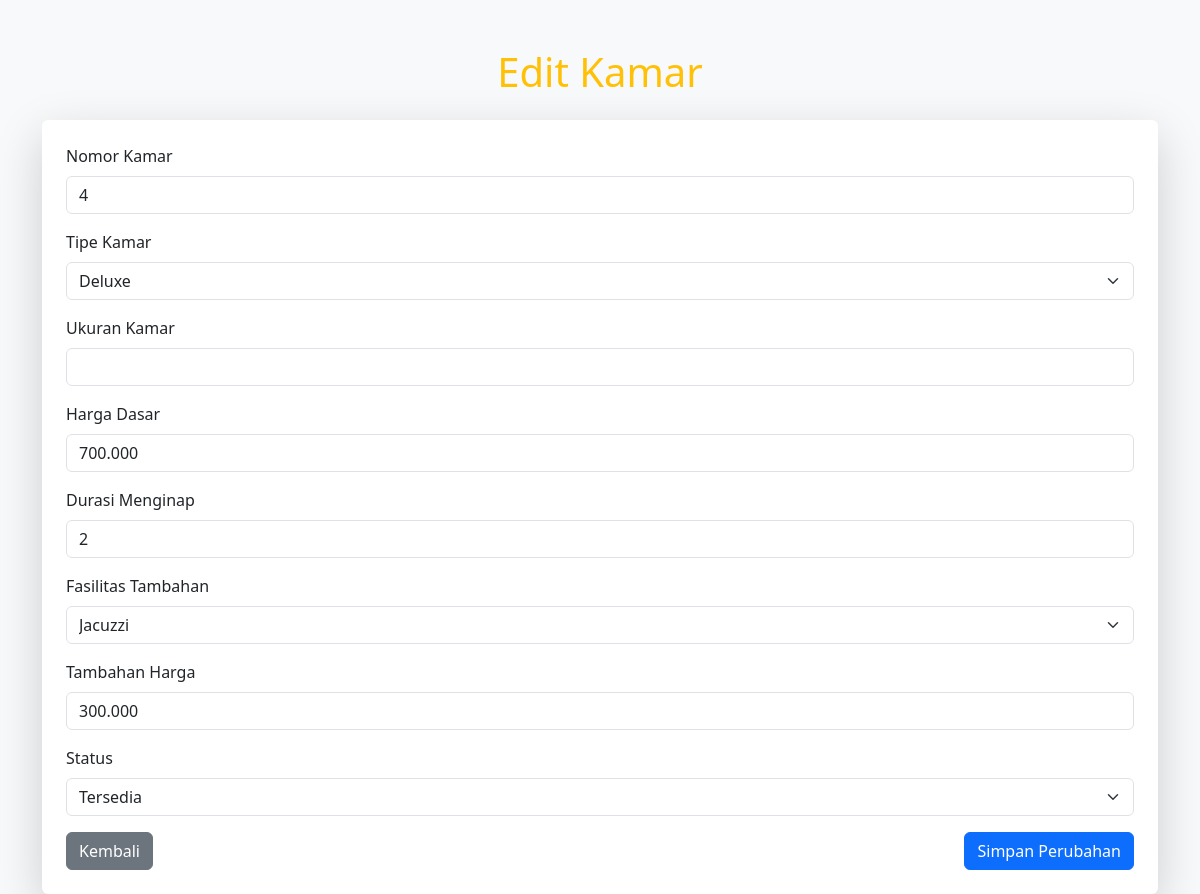
Screenshot of /edit.php?id=8 with the database file from the repository.
### tables this page shows
CREATE TABLE `kamar` (
  `id` int(11) NOT NULL,
  `nomorKamar` varchar(10) NOT NULL,
  `tipe` varchar(10) NOT NULL,
  `hargaDasar` double NOT NULL,
  `status` varchar(10) NOT NULL,
  `ukuranKamar` varchar(20) DEFAULT NULL,
  `fasilitasTambahan` varchar(255) DEFAULT NULL,
  `tambahanHarga` double DEFAULT NULL,
  `durasiMenginap` int(11) DEFAULT NULL
);

### edit.php (the view, shortened to what this page needs)
<?php
$db = new DatabaseConnection();
$conn = $db->getConnection();
if ($_SERVER['REQUEST_METHOD'] === 'GET' && isset($_GET['id'])) {
    $id = $_GET['id'];
    $query = "SELECT * FROM kamar WHERE id = ?";
    $stmt = $conn->prepare($query);
    $stmt->bind_param("i", $id);
    $stmt->execute();
    $result = $stmt->get_result();
    $kamar = $result->fetch_assoc();
}
?>
<!DOCTYPE html>
<html lang="en">
<head>
    <link href="https://cdn.jsdelivr.net/npm/bootstrap@5.3.0-alpha3/dist/css/bootstrap.min.css" rel="stylesheet">
</head>
<body class="bg-light">
    <div class="container mt-5">
        <h1 class="text-center text-warning mb-4">Edit Kamar</h1>
        <form action="edit.php" method="POST" class="shadow-lg p-4 bg-white rounded">
            <div class="mb-3">
                <label for="nomorKamar" class="form-label">Nomor Kamar</label>
                <input type="text" name="nomorKamar" class="form-control" value="<?= $kamar['nomorKamar']; ?>" required>
            </div>
            <div class="mb-3">
                <label for="tipeKamar" class="form-label">Tipe Kamar</label>
                <select name="tipeKamar" class="form-select" id="tipeKamar" required>
                    <option value="deluxe" <?= $kamar['tipe'] === 'deluxe' ? 'selected' : ''; ?>>Deluxe</option>
                </select>
            </div>
            <div class="mb-3">
                <label for="ukuranKamar" class="form-label">Ukuran Kamar</label>
                <input type="text" name="ukuranKamar" id="ukuranKamar" class="form-control" value="<?= $kamar['ukuranKamar']; ?>" readonly>
            </div>
            <div class="mb-3">
                <label for="hargaDasar" class="form-label">Harga Dasar</label>
                <input type="text" name="hargaDasar" class="form-control format-rupiah" value="<?= number_format($kamar['hargaDasar'], 0, ',', '.'); ?>" required>
            </div>
            <div class="mb-3">
                <label for="durasiMenginap" class="form-label">Durasi Menginap</label>
                <input type="number" name="durasiMenginap" class="form-control" value="<?= $kamar['durasiMenginap']; ?>" required>
            </div>
            <div id="deluxeFields" style="display: <?= $kamar['tipe'] === 'deluxe' ? 'block' : 'none'; ?>;">
                <div class="mb-3">
                    <label for="fasilitasTambahan" class="form-label">Fasilitas Tambahan</label>
                    <select name="fasilitasTambahan" class="form-select">
                        <option value="Jacuzzi" <?= $kamar['fasilitasTambahan'] === 'Jacuzzi' ? 'selected' : ''; ?>>Jacuzzi</option>
                    </select>
                </div>
                <div class="mb-3">
                    <label for="tambahanHarga" class="form-label">Tambahan Harga</label>
                    <input type="text" name="tambahanHarga" class="form-control format-rupiah" value="<?= number_format($kamar['tambahanHarga'], 0, ',', '.'); ?>">
                </div>
            </div>
            <div class="mb-3">
                <label for="status" class="form-label">Status</label>
                <select name="status" class="form-select" required>
                    <option value="Tersedia" <?= $kamar['status'] === 'Tersedia' ? 'selected' : ''; ?>>Tersedia</option>
                </select>
            </div>
            <div class="d-flex justify-content-between">
                <a href="index.php" class="btn btn-secondary">Kembali</a>
                <button type="submit" class="btn btn-primary">Simpan Perubahan</button>
            </div>
        </form>
    </div>
</body>
</html>

### rows the page displays
kamar: nomorKamar "4", tipeKamar "Deluxe", hargaDasar "700.000", durasiMenginap "2", fasilitasTambahan "Jacuzzi", tambahanHarga "300.000", status "Tersedia"
